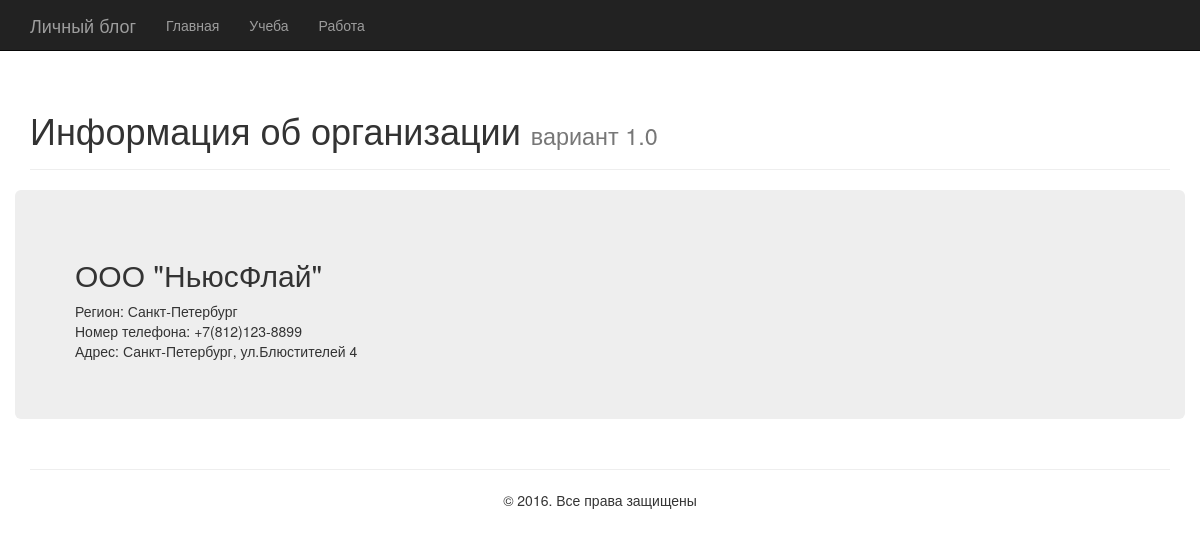
Page /organization/2 on the committed database.
### mainapp/models.py (models this page shows, shortened)
class Organization(models.Model):
    title = models.CharField(max_length=100, unique=True, db_index=True)
    region = models.CharField(max_length=50, blank=True)
    phone = models.CharField(max_length=20)
    address = models.CharField(max_length=100)

### mainapp/views.py (the view)
# urls.py: url(r'^organization/(\d{1,2})$', showOrganization),
def showOrganization(request, organizationId):
    data = {"title": "Информация об организации", "menu": getMainMenu(request.path)}
    data.update(getAboutMeInfo())
    data.update({"organization": Organization.objects.get(pk = organizationId)})
    return render_to_response('organization.html', data)

### mainapp/models.py (called while the page is built)
def getMainMenu(url="home"):
    array = [{"text": "Главная", "urlName": "home", "active": False},
             {"text": "Учеба", "urlName": "learn", "active": False},
             {"text": "Работа", "urlName": "work", "active": False}]
    newArray = []
    for obj in array:
        if reverse(obj['urlName']) == url:
            obj['active'] = True
        newArray.append(obj)
    return newArray

def getAboutMeInfo():
    data = {}
    data['lastName'] = 'Малахов'
    data['firstName'] = 'Максим'
    data['thirdName'] = 'Анатольевич'
    data['birthday'] = date(1984, 5, 5)
    data['likeFilm'] = ['Форест Гамп']
    return data

### templates/organization.html
{% extends 'base.html' %}
{% load staticfiles %}
{% block content %}
<section class="row">
    <div class="jumbotron">
      <h2>{{ organization.title }}</h2>
      <ul class="list-unstyled">
          <li>Регион: {{ organization.region }}</li>
          <li>Номер телефона: {{ organization.phone }}</li>
          <li>Адрес: {{ organization.address }}</li>
      </ul>
    </div>
</section>
{% endblock %}

### static/css/custom.css (style rules this page uses)
body { padding-top: 70px; }

### rows in the picture
Organization: title "ООО \"НьюсФлай\"", region "Санкт-Петербург", phone "+7(812)123-8899", address "Санкт-Петербург, ул.Блюстителей 4"

### other values in the picture
{{ link.text }} "Главная" "Учеба" "Работа"
{{ title|default:"Личный блог" }} "Информация об организации"
